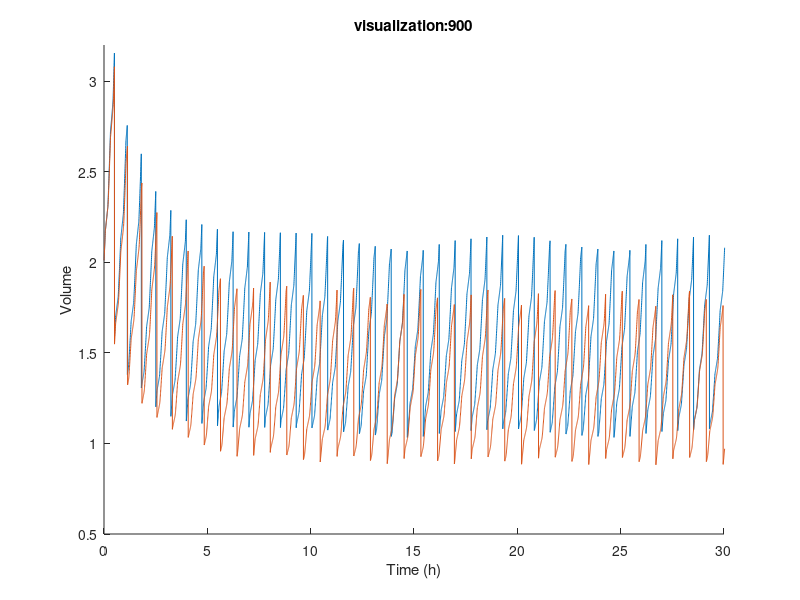
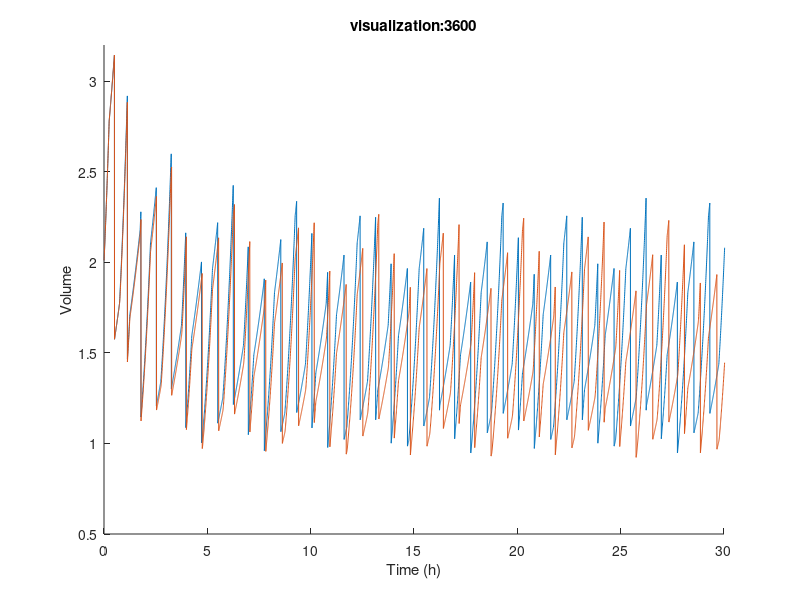

Source code (MATLAB) for these figures, in order: (Note: this script raises an error after producing the figures.)
%%  figure 6 - overlaid growth rate from successive periods


%  Goal: is timescale of growth rate fluctuation the cause of different
%        cell size?

%  Conclusion from Part 1: no, fluctuation timescale determines fluctuation
%                          in size but mean Vb and tau are not too different




%  Strategy:
%
%  Part 0: initialize simulations (square wave mu function)
%  Part 1: simulate square wave mu function for each timescale
%  Part 2: simulate mu function with fixed transition time in mu


%  Last edit: jen, 2020 Feb 6
%  commit: simplify growth rate signal to square wave
% 


% Okie, go go let's go!

%% Part 0. initialize analysis
clc
clear

% 0. initialize periods of interest (seconds)
T = [900, 3600];

% 0. initialize timestep in simulation (seconds)
tstep = 15;
tstep_h = tstep/3600;

% 0. initialize parameters for instantaneous growth rate function 
mu_high = 1.9; % units = 1/h
mu_low = 0.7;  % units = 1/h
numstep = T/tstep; % seconds, conversion to h occurs in simulation
qT = numstep/4;    % seconds, conversion to h occurs in simulation

% 0. initialize colors per successive period
%colorSpectrum = {'Indigo','MediumSlateBlue','DodgerBlue','DeepSkyBlue','Teal','DarkGreen','MediumSeaGreen','GoldenRod','DarkOrange','Red'};
colorSpectrum = {'Indigo','DodgerBlue'};%,'DeepSkyBlue','Teal','MediumSeaGreen','GoldenRod','Gold'};
%colorSpectrum = {'SlateGray','DarkCyan','CadetBlue','DeepSkyBlue','DodgerBlue','Navy','Indigo',};


%% Part 1. simulate cells in square fluctuations for each timescale 

%     start with same Vi
%     use same tau(Vi)
%     use different mu(t)
%     simulate 1000 generations



% 0. initialize vectors for data storage
gen = 1000;
tau_mean = nan(gen,length(T));
Vd = nan(gen,length(T));
Vb = nan(gen,length(T));

for t_col = 1:length(T) % need to make this a loop for multiple timescales
    
    % 0. start generation counter
    gen_counter = 1;
    
    % 0. initiation size, timestep, tau
    is_newCell = 1; % 0 = division did not just happen
    % 1 = birth timestep!
    %     record birth size and reset current_tau
    Vi = 2;         % first birth size, fixed across conditions
    current_tau = -(17/60)*Vi + (64/60);
    T_counter = 1; % time counter for growth rate
    tsb = 0;       % time since birth for cell cycle
    V = [];
    t = [];
    
    % 1. define instantaneous growth rate function for condition (SQUARE)
    T_length = numstep(t_col);
    T_quarter = qT(t_col);
    mufun = [mu_high*ones(T_quarter,1); mu_low*ones(2*T_quarter,1); mu_high*ones(T_quarter,1)];
    
    % 2. simulate!
    counter_loop = 0; % each loop is a timestep
    while gen_counter < gen+1
        
        counter_loop = counter_loop + 1;
        
        if is_newCell == 1
            % store current cell cycle Vi
            Vb(gen_counter,t_col) = Vi;
        end
        
        % i. calculate exponent (mu * timestep)
        expo = mufun(T_counter)*tstep_h; % mu(t)*t in hours
        
        % ii. calculate new volume after timestep
        if expo < 0
            Vt = Vi;
        else
            Vt = Vi * 2^(expo);
        end
        
        % iii. calculate time into cell cycle
        tsb = tsb + tstep_h;
        
        
        % iv. store timestep data for visualization
        V(counter_loop) = Vt;
        if counter_loop == 1
            t(counter_loop) = tstep_h;
        else
            t(counter_loop) = t(counter_loop-1) + tstep_h;
        end
        
        
        % v. determine whether cell divides
        if tsb >= current_tau
            % a. division! store V_div and tau data
            Vd(gen_counter,t_col) = Vt;
            tau_mean(gen_counter,t_col) = current_tau;
            
            % b. re-set parameters for next cell cycle
            gen_counter = gen_counter + 1;
            Vi = Vt/2;
            current_tau = -(17/60)*Vi + (64/60);
            is_newCell = 1;
            tsb = 0;
        else
            Vi = Vt;
            is_newCell = 0;
        end
        
        
        % vi. determine whether nutrient period restarts
        if T_counter == T_length
            T_counter = 1;
        else
            T_counter = T_counter + 1;
        end
        
    end
    
    figure(t_col)
    hold on
    plot(t,V)
    axis([0 30 0.5 3.2])
    xlabel('Time (h)')
    ylabel('Volume')
    title(strcat('visualization:',num2str(T(t_col))))
    
end

mean(Vb)
mean(Vd)
mean(tau_mean)

%% Part 2. simulate cells in fixed transition fluctuations for each timescale 

%     start with same Vi
%     use same tau(Vi)
%     use different mu(t)
%     simulate 1000 generations

% 0. initialize vectors for data storage
gn = 1000;
tau_fixed = nan(gn,length(T));
Vd_fixed = nan(gn,length(T));
Vb_fixed = nan(gn,length(T));

for t_col = 1:length(T) % need to make this a loop for multiple timescales
    
    % 0. start generation counter
    gn_counter = 1;
    
    % 0. initiation size, timestep, tau
    is_newCell = 1; % 0 = division did not just happen
    % 1 = birth timestep!
    %     record birth size and reset current_tau
    Vi_fixed = 2;         % first birth size, fixed across conditions
    cur_tau = -(17/60)*Vi_fixed + (64/60);
    T_counter = 1; % time counter for growth rate
    tsb = 0;       % time since birth for cell cycle
    V = [];
    t = [];
    
    % 1. define instantaneous growth rate function for condition (FIXED)
    fixed_trans_time = 2*60; % 2 min = 120 seconds
    fixed_tsteps = fixed_trans_time/tstep;
    T_length = numstep(t_col);
    T_quarter = qT(t_col);
    T_remainder = T_quarter - fixed_tsteps;
    mu_trans = linspace(mu_low,mu_high,fixed_tsteps+1);
    mufun = [mu_high*ones(T_quarter,1); mu_low*ones(2*T_quarter,1); mu_trans(2:end)'; mu_high*ones(T_remainder,1)];
    mu_functions{t_col} = mufun;
    
    
    % 2. simulate!
    counter_loop = 0; % each loop is a timestep
    while gn_counter < gn+1
        
        counter_loop = counter_loop + 1;
        
        if is_newCell == 1
            % store current cell cycle Vi
            Vb_fixed(gn_counter,t_col) = Vi_fixed;
        end
        
        % i. calculate exponent (mu * timestep)
        expo = mufun(T_counter)*tstep_h; % mu(t)*t in hours
        
        % ii. calculate new volume after timestep
        if expo < 0
            Vt_fixed = Vi_fixed;
        else
            Vt_fixed = Vi_fixed * 2^(expo);
        end
        
        % iii. calculate time into cell cycle
        tsb = tsb + tstep_h;
        
        
        % iv. store timestep data for visualization
        V(counter_loop) = Vt_fixed;
        if counter_loop == 1
            t(counter_loop) = tstep_h;
        else
            t(counter_loop) = t(counter_loop-1) + tstep_h;
        end
        
        
        % v. determine whether cell divides
        if tsb >= cur_tau
            % a. division! store V_div and tau data
            Vd_fixed(gn_counter,t_col) = Vt_fixed;
            tau_fixed(gn_counter,t_col) = cur_tau;
            
            % b. re-set parameters for next cell cycle
            gn_counter = gn_counter + 1;
            Vi_fixed = Vt_fixed/2;
            cur_tau = -(17/60)*Vi_fixed + (64/60);
            is_newCell = 1;
            tsb = 0;
        else
            Vi_fixed = Vt_fixed;
            is_newCell = 0;
        end
        
        
        % vi. determine whether nutrient period restarts
        if T_counter == T_length
            T_counter = 1;
        else
            T_counter = T_counter + 1;
        end
        
    end
    
    figure(t_col)
    hold on
    plot(t,V)
    axis([0 30 0.5 3.2])
    xlabel('Time (h)')
    ylabel('Volume')
    title(strcat('visualization:',num2str(T(t_col))))
    
end

figure(3)
histogram(Vb_fixed(50:1000,1))
hold on
histogram(Vb_fixed(50:1000,2))
legend('15','60')
xlabel('Birth volume')
ylabel('Cell count')

birthVol_mean = mean(Vb_fixed)
tau_mean = mean(tau_fixed)
lambda_mean = cellfun(@mean,mu_functions)

%% F. simulation analysis: plot mean Vi, added V vs Vi, tau vs Vi

steadies = 50:1000;

figure(3)
histogram(Vi(steadies),'Facecolor',rgb(colorSpectrum{2}))
hold on
histogram(Vi_60(steadies),'Facecolor',rgb(colorSpectrum{1}))
ylabel('Cell count')
xlabel('Initial volume')
legend('15 min','60 min')


% added V vs initial volume
delta_15 = Vd - Vi;
delta_60 = Vd_60 - Vi_60;

figure(4)
plot(Vi(steadies),delta_15(steadies),'o','Color',rgb(colorSpectrum{2}))
hold on
plot(Vi_60(steadies),delta_60(steadies),'o','Color',rgb(colorSpectrum{1}))
ylabel('Added volume')
xlabel('Initial volume')
legend('15 min','60 min')


% added V binned by birth size
binsize = 0.02; % cubic microns
birth_bin15 = ceil(Vi/binsize);
birth_bin60 = ceil(Vi_60/binsize);

% sort added size by birth bin
adder15_binned = accumarray(birth_bin15(steadies),delta_15(steadies),[],@(x) {x});
adder15_mean = cellfun(@mean, adder15_binned);
adder15_std = cellfun(@std, adder15_binned);
adder15_count = cellfun(@length, adder15_binned);
adder15_sem = adder15_std./sqrt(adder15_count);

adder60_binned = accumarray(birth_bin60(steadies),delta_60(steadies),[],@(x) {x});
adder60_mean = cellfun(@mean, adder60_binned);
adder60_std = cellfun(@std, adder60_binned);
adder60_count = cellfun(@length, adder60_binned);
adder60_sem = adder60_std./sqrt(adder60_count);

figure(5)
errorbar(adder15_mean,adder15_sem,'o','Color',rgb(colorSpectrum{2}))
hold on
errorbar(adder60_mean,adder60_sem,'o','Color',rgb(colorSpectrum{1}))
ylabel('Added volume')
xlabel('Initial volume * 0.02 (bin size)')
legend('15 min','60 min')
axis([34 52 .6 1])

% tau vs birth size
figure(6)
plot(Vi(steadies),tau_mean(steadies)*60,'o','Color',rgb(colorSpectrum{2}))
hold on
plot(Vi_60(steadies),tau_60(steadies)*60,'o','Color',rgb(colorSpectrum{1}))
ylabel('Interdivision time (min)')
xlabel('Initial volume')
legend('15 min','60 min')


